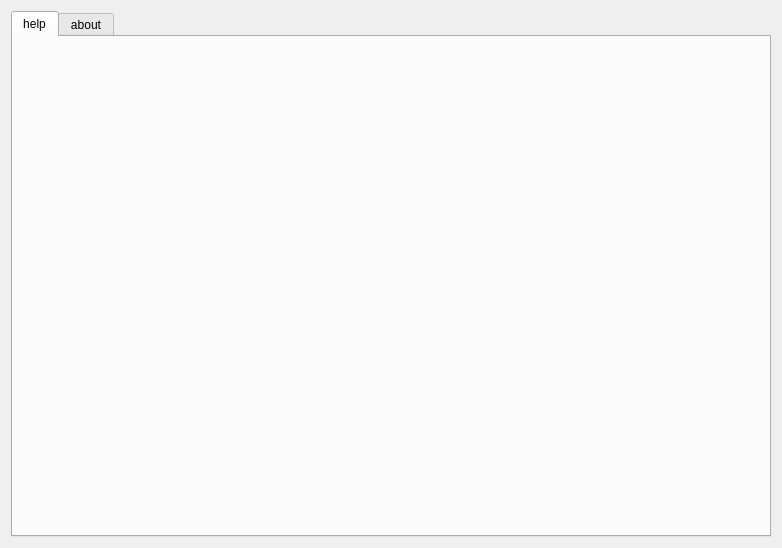
<?xml version="1.0" encoding="UTF-8"?>
<ui version="4.0">
 <class>aboutWidget</class>
 <widget class="QWidget" name="aboutWidget">
  <property name="geometry">
   <rect>
    <x>0</x>
    <y>0</y>
    <width>782</width>
    <height>548</height>
   </rect>
  </property>
  <property name="windowTitle">
   <string>Form</string>
  </property>
  <layout class="QGridLayout" name="gridLayout">
   <item row="0" column="0">
    <widget class="QTabWidget" name="tabWidget">
     <property name="currentIndex">
      <number>0</number>
     </property>
     <widget class="QWidget" name="help">
      <attribute name="title">
       <string>help</string>
      </attribute>
      <layout class="QGridLayout" name="gridLayout_2">
       <item row="0" column="0">
        <widget class="PDFView" name="helpView" native="true"/>
       </item>
      </layout>
     </widget>
     <widget class="QWidget" name="about">
      <attribute name="title">
       <string>about</string>
      </attribute>
      <layout class="QGridLayout" name="gridLayout_3">
       <item row="0" column="0">
        <widget class="PDFView" name="adoutView" native="true"/>
       </item>
      </layout>
     </widget>
    </widget>
   </item>
  </layout>
 </widget>
 <customwidgets>
  <customwidget>
   <class>PDFView</class>
   <extends>QWidget</extends>
   <header>pdfview.h</header>
   <container>1</container>
  </customwidget>
 </customwidgets>
 <resources/>
 <connections/>
</ui>
